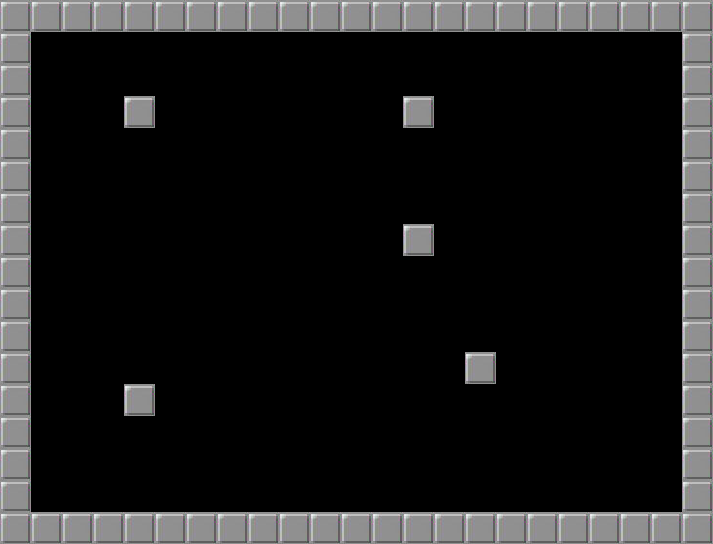

Rendered tile map (Tiled .tmx) drawn with the repository's tilesets; below, a short description and the map source with its tile grids summarised:
An orthogonal 23x17 tile map with 31x32 px tiles, 1 tile layer (Layer1) and 9 objects.

<map version="1.0" orientation="orthogonal" renderorder="right-down" width="23" height="17" tilewidth="31" tileheight="32" nextobjectid="17">
 <tileset firstgid="1" name="bomberset" tilewidth="31" tileheight="32" tilecount="160">
  <image source="basictiles.png" width="496" height="321" />
  <tile id="1">
   <properties>
    <property name="Block" value="5" />
   </properties>
  </tile>
 </tileset>
 <layer name="Layer1" width="23" height="17">
  <data>[391 cells, 81 non-empty, 1 distinct tile ids]</data>
 </layer>
 <objectgroup name="CollisionLayer">
  <object id="1" x="0" y="3" width="28" height="538" />
  <object id="2" x="3" y="2" width="709" height="28" />
  <object id="4" x="683" y="-1" width="28" height="541" />
  <object id="7" x="3" y="514" width="709" height="29" />
  <object id="8" x="465" y="353" width="29" height="30" />
  <object id="9" x="403" y="224" width="29" height="30" />
  <object id="10" x="403" y="95" width="30" height="30" />
  <object id="11" x="124" y="96" width="29" height="30" />
  <object id="13" x="123" y="386" width="30" height="29" />
 </objectgroup>
</map>
